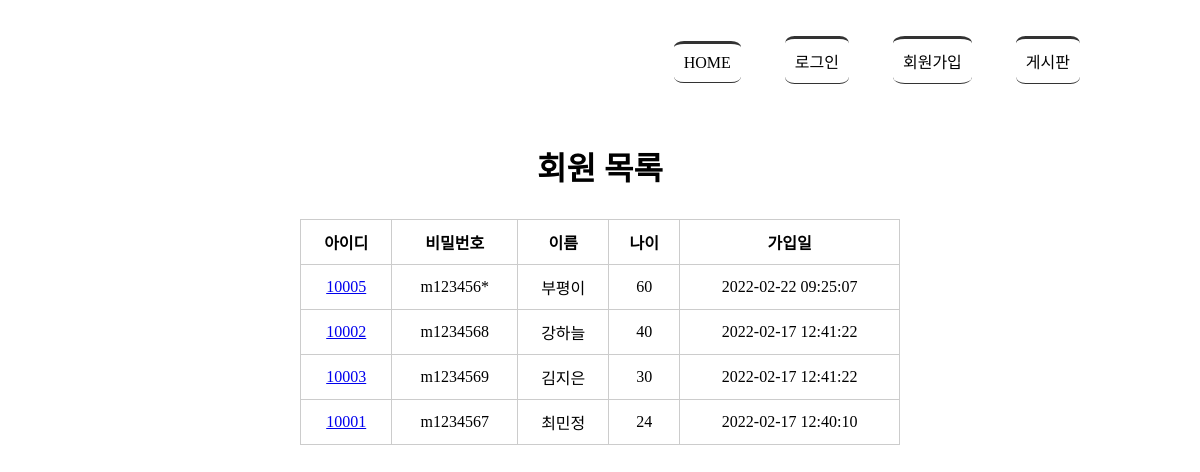
Page /memberlist/ on the committed database.
### tables this page shows
CREATE TABLE member(
            mid char(5) PRIMARY KEY,
            passwd char(8) NOT NULL,
            name text NOT NULL,
            age integer,
            regDate timestamp date DEFAULT (datetime('now','localtime'))
            );

### app.py (the view)
@app.route('/memberlist/')
def memberlist():
    conn = getconn()
    cur = conn.cursor()
    sql = "SELECT * FROM member ORDER BY regDate DESC"
    cur.execute(sql)
    rs = cur.fetchall()
    conn.close()
    return render_template('memberlist.html', rs=rs)

### app.py (called while the page is built)
def getconn():
    conn = sqlite3.connect("./members.db")
    return conn

### templates/memberlist.html (shortened to what this page needs)
<!DOCTYPE html>
<html lang="en">
<head>
    <link rel="stylesheet" href="{{ url_for('static',filename='style.css')}}">
</head>
<body>
    <div id="container">
        {% include 'navbar.html' %}
        <section>
            <h1>회원 목록</h1>
            <table>
                <tr>
                    <th>아이디</th><th>비밀번호</th><th>이름</th><th>나이</th><th>가입일</th>
                </tr>
                {% for i in rs %}
                <tr>
                    <td><a href="{{ url_for('member_view', id=i[0]) }}">{{ i[0] }}</a></td>
                    <td>{{ i[1] }}</td>
                    <td>{{ i[2] }}</td>
                    <td>{{ i[3] }}</td>
                    <td>{{ i[4] }}</td>
                </tr>
                {% endfor %}
            </table>
        </section>
    </div>
</body>
</html>

### static/style.css (style rules this page uses)
#container { width: 1000px; margin: 0 auto; }
section { text-align: center; }
section h1 { font-size: 2em; margin-bottom: 30px; }
section table { width: 600px; margin: 0 auto; border-collapse: collapse; }
section table, th, td { border: 1px solid #ccc; padding: 10px }

### rows in the picture
member: mid "10005", passwd "m123456*", name "부평이", age "60", regDate "2022-02-22 09:25:07"
member: mid "10002", passwd "m1234568", name "강하늘", age "40", regDate "2022-02-17 12:41:22"
member: mid "10003", passwd "m1234569", name "김지은", age "30", regDate "2022-02-17 12:41:22"
member: mid "10001", passwd "m1234567", name "최민정", age "24", regDate "2022-02-17 12:40:10"
